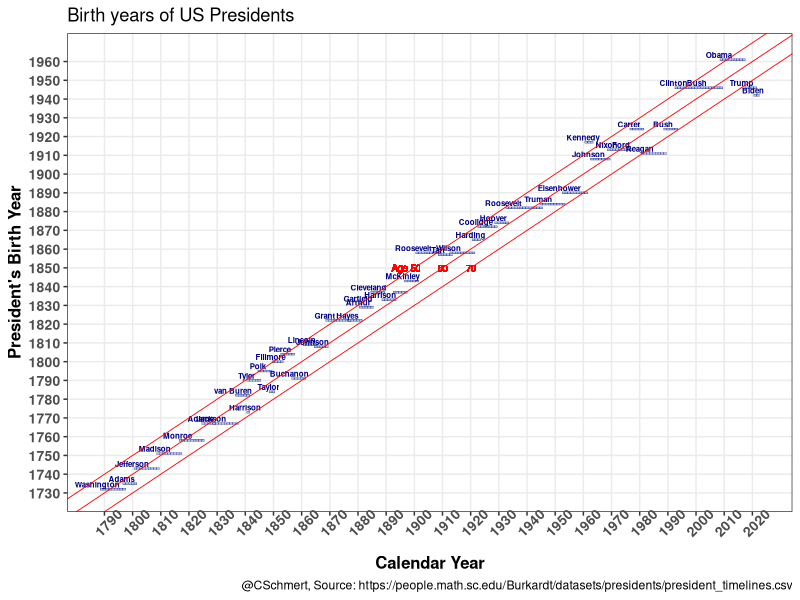
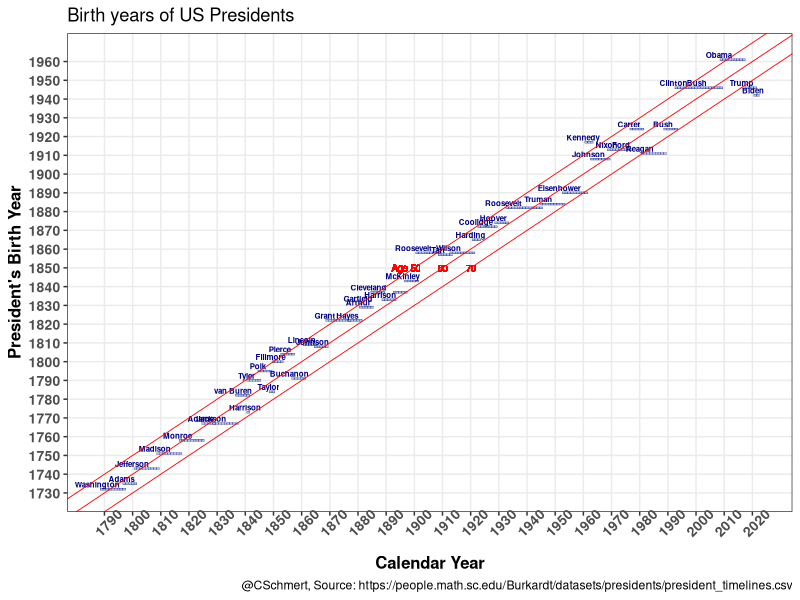

These charts were generated, in order, by the following R code:
#..............................................................
# simple grid of US presidents' years of birth (vertical axis)
# against years in office (horizontal axis)
# .............................................................

library(tidyverse)
library(lubridate)

# read timeline file, from 
# https://people.math.sc.edu/Burkardt/datasets/presidents/president_timelines.csv
 
timeline = read_csv('president_timelines.csv', skip=4) %>% 
            mutate(born  = year( as.Date(Birth, format='%d %B %Y')),
                   enter = year( as.Date(TermBegin, format='%d %B %Y')),
                   exit  = year( as.Date(TermEnd, format='%d %B %Y'))) %>% 
            select(Index, Name,LastName,born, enter, exit)

# function to make a little df corresponding to specific years for
# one president in office

years_in_office = function(Index) {
  expand.grid(year= seq(timeline$enter[Index], timeline$exit[Index],1),
              birthyear = timeline$born[Index],
              lastname  = timeline$LastName[Index])
}

D = years_in_office(1)
for (i in 2:nrow(timeline)) {
  D = rbind( D, years_in_office(i))
}

text_info = filter(D, year > 1700) %>% 
             group_by(birthyear,lastname) %>% 
             slice(1)

G = ggplot(data=filter(D, year>1700)) +
  aes(x=year, y=birthyear) +
  geom_tile(fill='lightsteelblue', col='navy') +
  scale_x_continuous(breaks=seq(1790,2020,10),
                     minor_breaks = NULL) +
  scale_y_continuous(breaks=seq(1730,1960,10),
                     minor_breaks = NULL) +
  labs(x='Calendar Year', y='President\'s Birth Year',
       title='Birth years of US Presidents',
       caption='@CSchmert, Source: https://people.math.sc.edu/Burkardt/datasets/presidents/president_timelines.csv') +
  theme_bw() +
  theme(axis.text = element_text(face='bold', size=10),
        axis.text.x = element_text(angle=45),
        axis.title = element_text(face='bold', size=12))

G + 
  geom_text(data=text_info, aes(x=year,y=birthyear+2.5,label=lastname),
            hjust=0.6, color='navy', fontface='bold', size=2) +
  geom_abline(slope=1, intercept=c(-50,-60,-70), color='red', lwd=0.3) +
  geom_text(x=1897, y=1850, label='Age 50', color='red',size=2.5) +
  geom_text(x=1910, y=1850, label='60', color='red',size=2.5) +
  geom_text(x=1920, y=1850, label='70', color='red',size=2.5) 



ggsave('all-presidential-birthyears.png', height=8, width=8, dpi=300)
